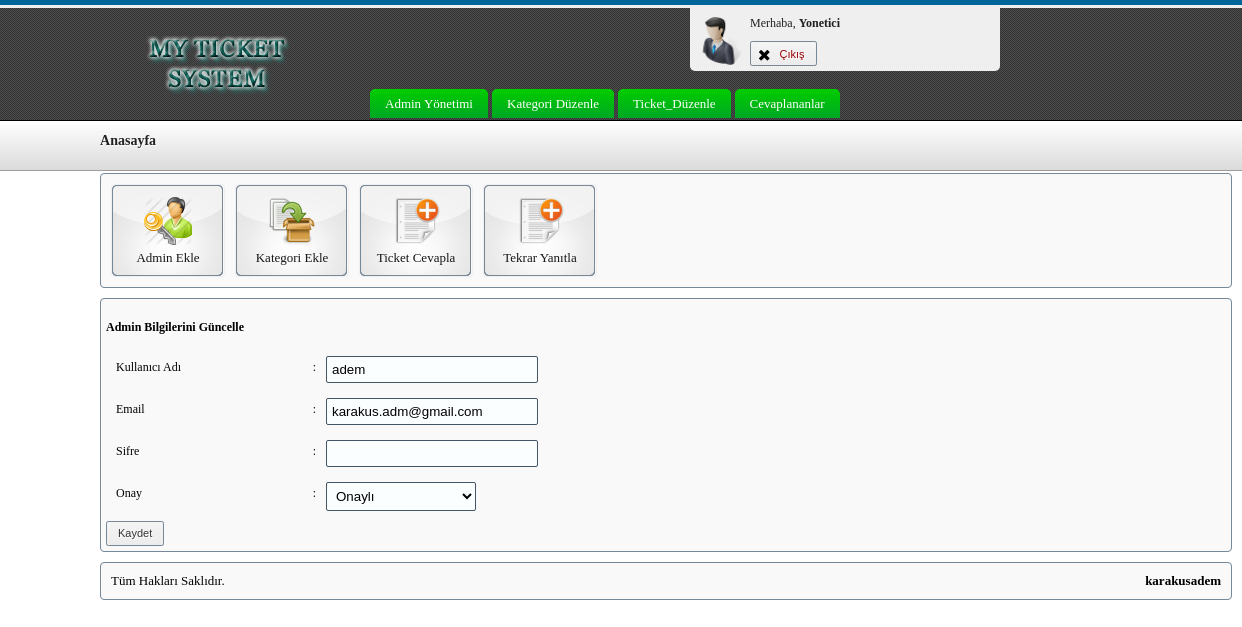
The app's page /admin/index.php?islem=admin_guncelle&id=1 (signed in) with its own data.
### tables this page shows
CREATE TABLE IF NOT EXISTS `kullanici` (
  `id` int(11) NOT NULL AUTO_INCREMENT,
  `kullaniciad` varchar(25) NOT NULL,
  `email` varchar(100) NOT NULL,
  `password` varchar(40) NOT NULL,
  `status` int(1) NOT NULL COMMENT '1-aktif, 2-pasif',
  PRIMARY KEY (`id`)
);

### lib/ezSQL/shared/ez_sql_core.php (called while the page is built, shortened)
<?php
	class ezSQLcore
	{
		var $show_errors      = true;
		var $timers           = array();
		function get_host_port( $host, $default = false )
		{
			$port = $default;
			return array( $host, $port );
		}
		function show_errors()
		{
			$this->show_errors = true;
		}
		function flush()
		{
			$this->last_result = null;
		}
		function get_row($query=null,$output=OBJECT,$y=0)
		{
			if ( $query )
			{
				$this->query($query);
			}
			if ( $output == OBJECT )
			{
				return $this->last_result[$y]?$this->last_result[$y]:null;
			}
			elseif ( $output == ARRAY_A )
			{
				return $this->last_result[$y]?get_object_vars($this->last_result[$y]):null;
			}
			elseif ( $output == ARRAY_N )
			{
				return $this->last_result[$y]?array_values(get_object_vars($this->last_result[$y])):null;
			}
			else
			{
				$this->show_errors ? trigger_error(" \$db->get_row(string query, output type, int offset) -- Output type must be one of: OBJECT, ARRAY_A, ARRAY_N",E_USER_WARNING) : null;
			}
		}
		function timer_get_cur()
		{
			list($usec, $sec) = explode(" ",microtime());
			return ((float)$usec + (float)$sec);
		}
		function timer_start($timer_name)
		{
			$this->timers[$timer_name] = $this->timer_get_cur();
		}
		function timer_elapsed($timer_name)
		{
			return round($this->timer_get_cur() - $this->timers[$timer_name],2);
		}
	}

### config.php (called while the page is built, shortened)
<?php
include_once "lib/ezSQL/shared/ez_sql_core.php";
include_once "lib/ezSQL/mysqli/ez_sql_mysqli.php";
$DB = new ezSQL_mysqli('root','','myticketsystem','localhost');

### lib/ezSQL/mysqli/ez_sql_mysqli.php (called while the page is built, shortened)
<?php
	$ezsql_mysqli_str = array
	(
		1 => 'Require $dbuser and $dbpassword to connect to a database server',
		2 => 'Error establishing mySQLi database connection. Correct user/password? Correct hostname? Database server running?',
		3 => 'Require $dbname to select a database',
		4 => 'mySQLi database connection is not active',
		5 => 'Unexpected error while trying to select database'
	);
	class ezSQL_mysqli extends ezSQLcore
	{
		function connect($dbuser='', $dbpassword='', $dbhost='localhost', $dbport=false)
		{
			global $ezsql_mysqli_str; $return_val = false;
			if ( ! $dbuser )
			{
				$this->register_error($ezsql_mysqli_str[1].' in '.__FILE__.' on line '.__LINE__);
				$this->show_errors ? trigger_error($ezsql_mysqli_str[1],E_USER_WARNING) : null;
			}
			else if ( ! $this->dbh = new mysqli($dbhost,$dbuser,$dbpassword, '', $dbport) )
			{
				$this->register_error($ezsql_mysqli_str[2].' in '.__FILE__.' on line '.__LINE__);
				$this->show_errors ? trigger_error($ezsql_mysqli_str[2],E_USER_WARNING) : null;
			}
			else
			{
				$return_val = true;
			}
			return $return_val;
		}
		function query($query)
		{
			$return_val = 0;
			$query = trim($query);
			$this->result = @$this->dbh->query($query);
			$is_insert = false;
			if ( preg_match("/^(insert|delete|update|replace|truncate|drop|create|alter|begin|commit|rollback|set)/i",$query) )
			{
				$this->rows_affected = @$this->dbh->affected_rows;
				$return_val = $this->rows_affected;
			}
			else
			{
				$i=0;
				$num_rows=0;
				while ( $row = @$this->result->fetch_object() )
				{
					$num_rows++;
				}
				$this->num_rows = $num_rows;
				$return_val = $this->num_rows;
			}
			return $return_val;
		}
	}

### admin/admin_guncelle.php (the view, shortened to what this page needs)
<?php include_once "../config.php";
$islem=$_GET['islem'];
$id =$_GET['id'];
$id=(int)$id;
if($islem=='admin_guncelle'){
    $sql="SELECT * FROM kullanici WHERE id = $id";
    $kullanici=$DB->get_row($sql);
}
?>
<h4>Admin Bilgilerini Güncelle</h4>
<form method="post">
<div class="div"><li class="sol_li">Kullanıcı Adı <span>:</span></li><input type="text" class="input inp3 " name="kullaniciad" value="<?php echo $kullanici->kullaniciad; ?>"></div>
<div class="div"><li class="sol_li">Email <span>:</span></li><input type="text" class="input inp3 " name="email" value="<?php echo $kullanici->email; ?>"></div>
<div class="div"><li class="sol_li">Sifre <span>:</span></li><input type="password" class="input inp3 " name="sifre" value=""></div>
<div class="div"><li class="sol_li">Onay <span>:</span></li><select  class="input inp2" name="onay">
                                        <option value="1" <?php if($kullanici->status == 1){echo 'selected';}?>>Onaylı</option>
									</select></div>
<input type="submit" class="button" value="Kaydet"/>
</form>

### admin/resources/css/style.css (style rules this page uses)
body { background-image:url(images/back.png); background-repeat:repeat-x; font-family: trebuchet ms; margin-left:100px; font-size:75%; width:900px; }
li { list-style:none; }
.div { display:block; margin:10px; }
.sol_li { padding-top:9px; padding-bottom:5px; float:left; width:200px; }
.sol_li span { float:right; }
.input { border-radius:2px; margin-top:5px; margin-left:10px; padding:5px; background:#fbfeff; border:1px solid #456; }
.inp2 { width:150px; }
.inp3 { width:200px; }
.button { position: relative; overflow: visible; display: inline-block; padding: 0.5em 1em; border: 1px solid #789; margin: 0; text-decoration: none; text-shadow: 1px 1px 0 #fff; font:11px/normal sans-serif; color: #333; white-space: nowrap; cursor: pointer; outline: none; background-color: #ececec; background-image: -webkit-gradient(linear, 0 0, 0 100%, from(#f4f4f4), to(#ececec)); background-image: -moz-linear-gradient(#f4f4f4, #ececec); background-image: -o-linear-gradient(#f4f4f4, #ececec); background-image: linear-gradient(#f4f4f4, #ececec); -webkit-background-clip: padding; -moz-background-clip: padding; -o-background-clip: padding-box; -webkit-border-radius: 0.2em; -moz-border-radius: 0.2em; border-radius: 0.2em; zoom: 1; *display: inline; }

### records on screen
kullanici: kullaniciad "adem", email "karakus.adm@gmail.com", onay "Onaylı"
